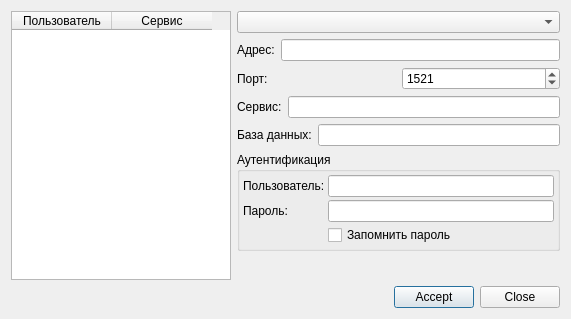
<?xml version="1.0" encoding="UTF-8"?>
<ui version="4.0">
 <class>OracleAuthDlg</class>
 <widget class="QDialog" name="OracleAuthDlg">
  <property name="geometry">
   <rect>
    <x>0</x>
    <y>0</y>
    <width>571</width>
    <height>319</height>
   </rect>
  </property>
  <property name="windowTitle">
   <string>Oracle authorization</string>
  </property>
  <property name="windowIcon">
   <iconset>
    <normaloff>:/img/base_cylinder_32.png</normaloff>:/img/base_cylinder_32.png</iconset>
  </property>
  <layout class="QVBoxLayout" name="verticalLayout_2">
   <item>
    <layout class="QHBoxLayout" name="horizontalLayout_6" stretch="1,0">
     <item>
      <widget class="QTableWidget" name="tableWidget">
       <property name="minimumSize">
        <size>
         <width>220</width>
         <height>0</height>
        </size>
       </property>
       <property name="editTriggers">
        <set>QAbstractItemView::NoEditTriggers</set>
       </property>
       <property name="selectionMode">
        <enum>QAbstractItemView::SingleSelection</enum>
       </property>
       <property name="selectionBehavior">
        <enum>QAbstractItemView::SelectRows</enum>
       </property>
       <column>
        <property name="text">
         <string>Пользователь</string>
        </property>
       </column>
       <column>
        <property name="text">
         <string>Сервис</string>
        </property>
       </column>
      </widget>
     </item>
     <item>
      <layout class="QVBoxLayout" name="verticalLayout">
       <item>
        <widget class="QComboBox" name="comboBox"/>
       </item>
       <item>
        <layout class="QHBoxLayout" name="horizontalLayout">
         <item>
          <widget class="QLabel" name="label">
           <property name="text">
            <string>Адрес:</string>
           </property>
          </widget>
         </item>
         <item>
          <widget class="QLineEdit" name="lineEdit_host"/>
         </item>
        </layout>
       </item>
       <item>
        <layout class="QHBoxLayout" name="horizontalLayout_3">
         <item>
          <widget class="QLabel" name="label_2">
           <property name="text">
            <string>Порт:</string>
           </property>
          </widget>
         </item>
         <item>
          <widget class="QSpinBox" name="spinBox">
           <property name="maximum">
            <number>9999</number>
           </property>
           <property name="value">
            <number>1521</number>
           </property>
          </widget>
         </item>
        </layout>
       </item>
       <item>
        <layout class="QHBoxLayout" name="horizontalLayout_4">
         <item>
          <widget class="QLabel" name="label_4">
           <property name="text">
            <string>Сервис:</string>
           </property>
          </widget>
         </item>
         <item>
          <widget class="QLineEdit" name="lineEdit_service"/>
         </item>
        </layout>
       </item>
       <item>
        <layout class="QHBoxLayout" name="horizontalLayout_5">
         <item>
          <widget class="QLabel" name="label_3">
           <property name="text">
            <string>База данных:</string>
           </property>
          </widget>
         </item>
         <item>
          <widget class="QLineEdit" name="lineEdit_base"/>
         </item>
        </layout>
       </item>
       <item>
        <widget class="QGroupBox" name="groupBox">
         <property name="title">
          <string>Аутентификация</string>
         </property>
         <layout class="QGridLayout" name="gridLayout_2">
          <property name="leftMargin">
           <number>3</number>
          </property>
          <property name="topMargin">
           <number>3</number>
          </property>
          <property name="rightMargin">
           <number>3</number>
          </property>
          <property name="bottomMargin">
           <number>3</number>
          </property>
          <property name="spacing">
           <number>3</number>
          </property>
          <item row="0" column="0">
           <widget class="QLabel" name="label_6">
            <property name="text">
             <string>Пользователь:</string>
            </property>
           </widget>
          </item>
          <item row="0" column="1">
           <widget class="QLineEdit" name="lineEdit_username"/>
          </item>
          <item row="1" column="0">
           <widget class="QLabel" name="label_7">
            <property name="text">
             <string>Пароль:</string>
            </property>
           </widget>
          </item>
          <item row="1" column="1">
           <widget class="QLineEdit" name="lineEdit_passw">
            <property name="echoMode">
             <enum>QLineEdit::Password</enum>
            </property>
           </widget>
          </item>
          <item row="2" column="1">
           <widget class="QCheckBox" name="checkBox_savePass">
            <property name="text">
             <string>Запомнить пароль</string>
            </property>
           </widget>
          </item>
         </layout>
        </widget>
       </item>
       <item>
        <spacer name="verticalSpacer">
         <property name="orientation">
          <enum>Qt::Vertical</enum>
         </property>
         <property name="sizeHint" stdset="0">
          <size>
           <width>323</width>
           <height>38</height>
          </size>
         </property>
        </spacer>
       </item>
      </layout>
     </item>
    </layout>
   </item>
   <item>
    <layout class="QHBoxLayout" name="horizontalLayout_2">
     <item>
      <spacer name="horizontalSpacer_2">
       <property name="orientation">
        <enum>Qt::Horizontal</enum>
       </property>
       <property name="sizeHint" stdset="0">
        <size>
         <width>40</width>
         <height>20</height>
        </size>
       </property>
      </spacer>
     </item>
     <item>
      <widget class="QPushButton" name="pushButton_accept">
       <property name="text">
        <string>Accept</string>
       </property>
      </widget>
     </item>
     <item>
      <widget class="QPushButton" name="pushButto_close">
       <property name="text">
        <string>Close</string>
       </property>
      </widget>
     </item>
    </layout>
   </item>
  </layout>
 </widget>
 <layoutdefault spacing="6" margin="11"/>
 <tabstops>
  <tabstop>lineEdit_host</tabstop>
  <tabstop>spinBox</tabstop>
  <tabstop>lineEdit_base</tabstop>
  <tabstop>lineEdit_username</tabstop>
  <tabstop>lineEdit_passw</tabstop>
  <tabstop>pushButton_accept</tabstop>
  <tabstop>pushButto_close</tabstop>
 </tabstops>
 <resources/>
 <connections>
  <connection>
   <sender>pushButto_close</sender>
   <signal>clicked()</signal>
   <receiver>OracleAuthDlg</receiver>
   <slot>reject()</slot>
   <hints>
    <hint type="sourcelabel">
     <x>523</x>
     <y>297</y>
    </hint>
    <hint type="destinationlabel">
     <x>285</x>
     <y>159</y>
    </hint>
   </hints>
  </connection>
 </connections>
</ui>
